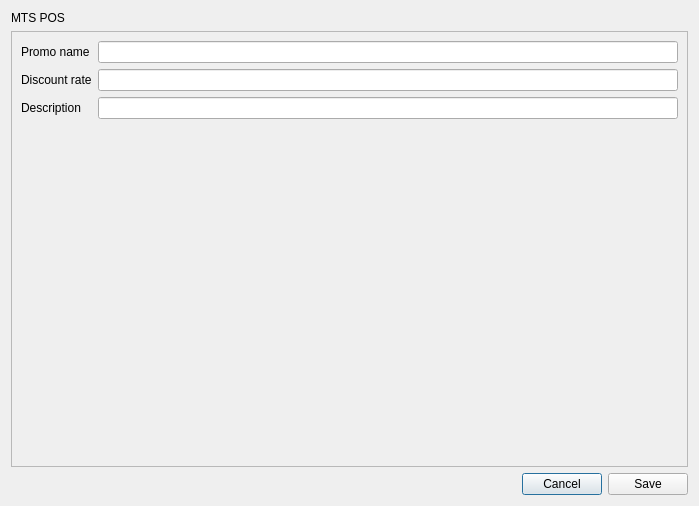
<?xml version="1.0" encoding="UTF-8"?>
<ui version="4.0">
 <class>DialogEditPromo</class>
 <widget class="QDialog" name="DialogEditPromo">
  <property name="geometry">
   <rect>
    <x>0</x>
    <y>0</y>
    <width>699</width>
    <height>506</height>
   </rect>
  </property>
  <property name="windowTitle">
   <string>Edit promo</string>
  </property>
  <layout class="QVBoxLayout" name="verticalLayout">
   <item>
    <widget class="QLabel" name="label_6">
     <property name="sizePolicy">
      <sizepolicy hsizetype="Preferred" vsizetype="Fixed">
       <horstretch>0</horstretch>
       <verstretch>0</verstretch>
      </sizepolicy>
     </property>
     <property name="text">
      <string>MTS POS</string>
     </property>
    </widget>
   </item>
   <item>
    <widget class="QScrollArea" name="scrollArea">
     <property name="widgetResizable">
      <bool>true</bool>
     </property>
     <widget class="QWidget" name="scrollAreaWidgetContents">
      <property name="geometry">
       <rect>
        <x>0</x>
        <y>0</y>
        <width>679</width>
        <height>436</height>
       </rect>
      </property>
      <layout class="QFormLayout" name="formLayout">
       <item row="0" column="0">
        <widget class="QLabel" name="label_3">
         <property name="text">
          <string>Promo name</string>
         </property>
        </widget>
       </item>
       <item row="0" column="1">
        <widget class="QLineEdit" name="lineEditPromoName"/>
       </item>
       <item row="1" column="0">
        <widget class="QLabel" name="label_2">
         <property name="text">
          <string>Discount rate</string>
         </property>
        </widget>
       </item>
       <item row="1" column="1">
        <widget class="QLineEdit" name="lineEditDiscountRate">
         <property name="alignment">
          <set>Qt::AlignRight|Qt::AlignTrailing|Qt::AlignVCenter</set>
         </property>
        </widget>
       </item>
       <item row="2" column="0">
        <widget class="QLabel" name="label">
         <property name="text">
          <string>Description</string>
         </property>
        </widget>
       </item>
       <item row="2" column="1">
        <widget class="QLineEdit" name="lineEditDescription"/>
       </item>
      </layout>
     </widget>
    </widget>
   </item>
   <item>
    <layout class="QHBoxLayout" name="horizontalLayout">
     <item>
      <spacer name="horizontalSpacer">
       <property name="orientation">
        <enum>Qt::Horizontal</enum>
       </property>
       <property name="sizeHint" stdset="0">
        <size>
         <width>40</width>
         <height>20</height>
        </size>
       </property>
      </spacer>
     </item>
     <item>
      <widget class="QPushButton" name="pushButtonCancel">
       <property name="text">
        <string>Cancel</string>
       </property>
      </widget>
     </item>
     <item>
      <widget class="QPushButton" name="pushButtonSave">
       <property name="text">
        <string>Save</string>
       </property>
      </widget>
     </item>
    </layout>
   </item>
  </layout>
 </widget>
 <tabstops>
  <tabstop>scrollArea</tabstop>
  <tabstop>pushButtonCancel</tabstop>
  <tabstop>pushButtonSave</tabstop>
 </tabstops>
 <resources/>
 <connections/>
</ui>
